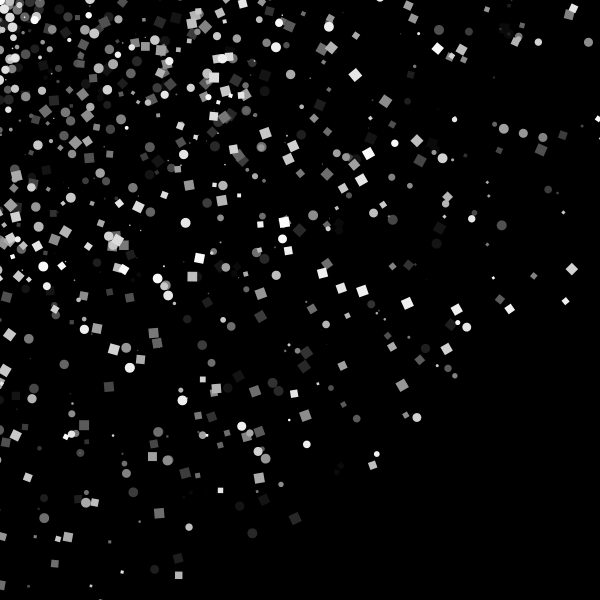
Frame 1 (no input)
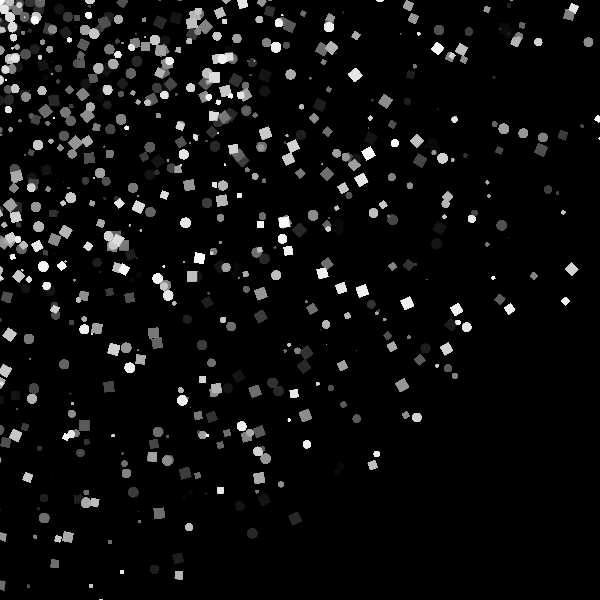
Frame 60 (the mouse pressed at the canvas centre just before this capture)
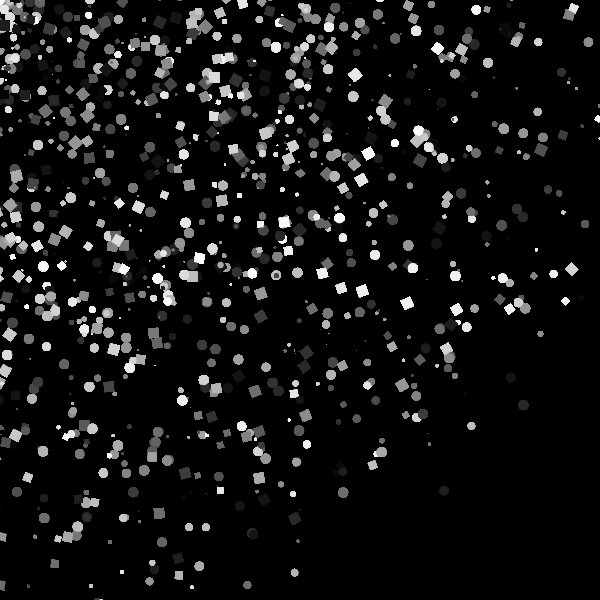
Frame 120 (the mouse held since frame 60 and released just before this capture)

The Processing sketch that drew these frames (run headless with seeded random() and noise(); from frame 60 on, the mouse is pressed at the canvas centre):

// Processing sketch: processing_45610
// ── processing_45610.pde

void setup(){
  size(600, 600);
  smooth();
  background(0);
  fill(255);
  noStroke();
}

void draw(){
  float ellSize = 0;
  for(int x = 0; x < width; x+=10){
    for(int y = 0;y < height; y +=10){
      fill(x);
      ellSize = sin(y+x) *10;
      rotate(x);
      rect(x,y,ellSize,ellSize);
      ellipse(mouseX,y,ellSize,ellSize);
    }
  }
}
                
